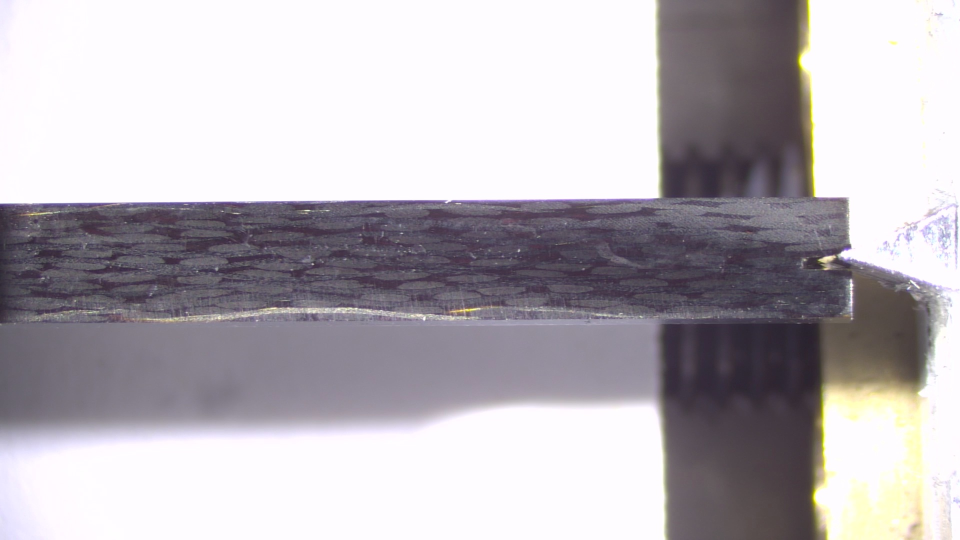
%> input picture AR/DCB04_frame_00000.jpg, 1920 x 1080 px (shown at 1/2 size); its folder holds only this picture in this run
$ octave autocorr.m   (GNU Octave 9; MATLAB toolbox functions it lacks are replaced by stand-ins)
%> lines starting %> are read from the running program, lines starting %| are printed output that depends on the picture
clear all; close all; clc
%set dic images
%===========================

%% images


imagepath = strcat('../AR')
imagefiles = dir(fullfile(imagepath,'*.jpg'));% .bmp or .tif
imagefiles = {imagefiles.name}';
images = strcat(imagepath,filesep,imagefiles);

%%
% Computes autocorrelation of a 2D matrix.
%
% The autocorrelation si the correlation of a signal with a delayed copy of
% itself.
% This gives us a measure of "quality" of our speckle:
% A good speckle should give us an autocorrelation length of ~5 pixels

filename = images{1};

% initial fiugre
img = imread(filename);
%> img is the input picture: size 1080x1920x3 uint8; mean R, G, B 183.3, 178.3, 184
img = rgb2gray(img);
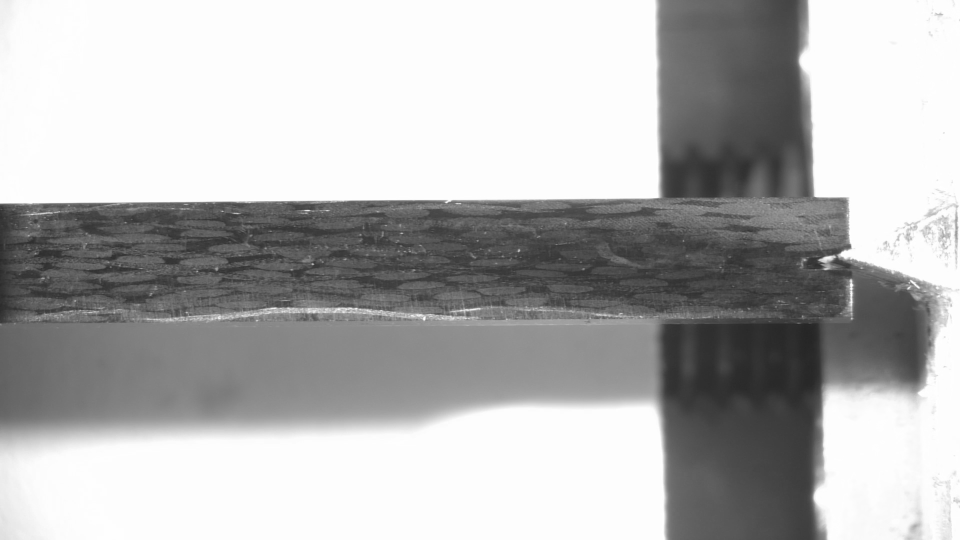
%> img: size 1080x1920 uint8 (shown at 1/2 size); min 36, max 255, mean 180.5
[nbx,nby]=size(img);
%> nbx = 1080; nby = 1920

x1 = 410;
y1 = 1;
x2 = 645;
y2 = 1700;

crop.x1=x1;
crop.x2=x2;
crop.y1=y1;
crop.y2=y2;

fig = figure
ttl=split(pwd,'/');
ttl=strrep(ttl{end},'_',' ');

subplot(2,2,[1,2])
title({ttl,'reference figure with ROI'})
hold on
imagesc(img)
plot([y1,y2,y2,y1,y1],[x1,x1,x2,x2,x1])

daspect([1,1,1])
colormap(gca,'gray')
xlim([0, nby])
ylim([0, nbx])
hold off
img = img(x1:x2,y1:y2);
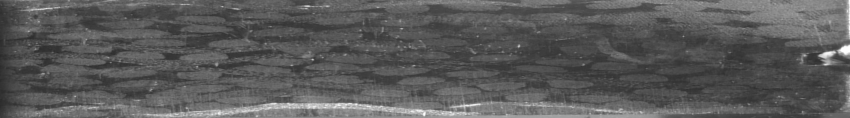
%> img: size 236x1700 uint8 (shown at 1/2 size); min 41, max 255, mean 90.4
caxis([0,2^8])

% autocorrelation
subplot(2,2,3)
hold on
title('autocorrelation')
[ny,nx]=size(img);
%> ny = 236; nx = 1700
x=linspace(0,nx,nx)-nx/2;
%> x = 1700 values from -850 to 850
y=linspace(0,ny,ny)-ny/2;
%> y = 236 values from -118 to 118
imagesc('XData',x,'YData',y,'CData',autocorrr(img))
colormap(gca,'Parula')
xlim([-20, 20])
ylim([-20, 20])
hold off

% histogram
subplot(2,2,4)
hold on
title('histogram of graylevels')
imgflat = reshape(img,1,[]);
hist(single(imgflat),1000)%2^12)
xlim([0,2^8]);
hold off

min(imgflat)
max(imgflat)

saveas(fig,'DIC_images_ref.png');

save('DIC_images.mat','crop','images')


function [R]=autocorrr(im)
Fr = fft2(im);
S = Fr.*conj(Fr);
R = ifft2(S);
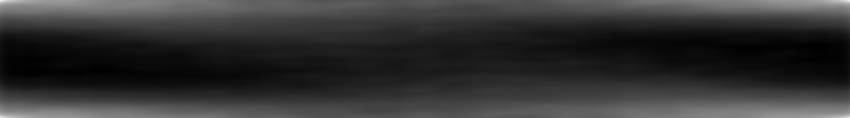
%> R: size 236x1700 double (shown at 1/2 size); min 3.21e+09, max 3560828110, mean 3.28e+09; drawn with min black and max white
R = fftshift(R);
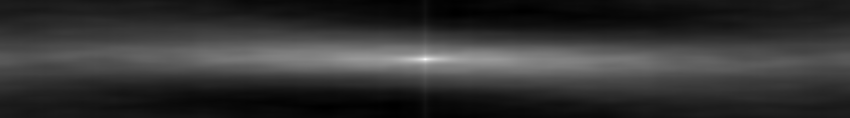
%> R: size 236x1700 double (shown at 1/2 size); min 3.21e+09, max 3560828110, mean 3.28e+09; mean of the top-left, top-right, bottom-left and bottom-right quarters 3.29e+09, 3.27e+09, 3.27e+09, 3.29e+09; drawn with min black and max white
%> `xlim([0,2^8]);`:
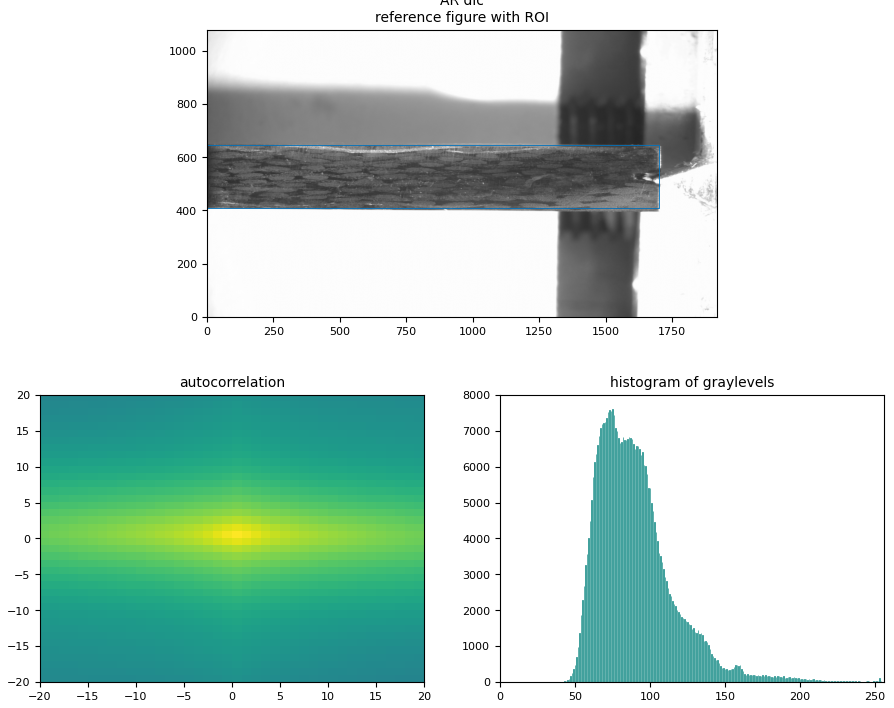
%> figure redrawn from the program's plot data, 3 panels
%> `min(imgflat)`: ans = 41
%> `max(imgflat)`: ans = 255
R = real(R);

end
